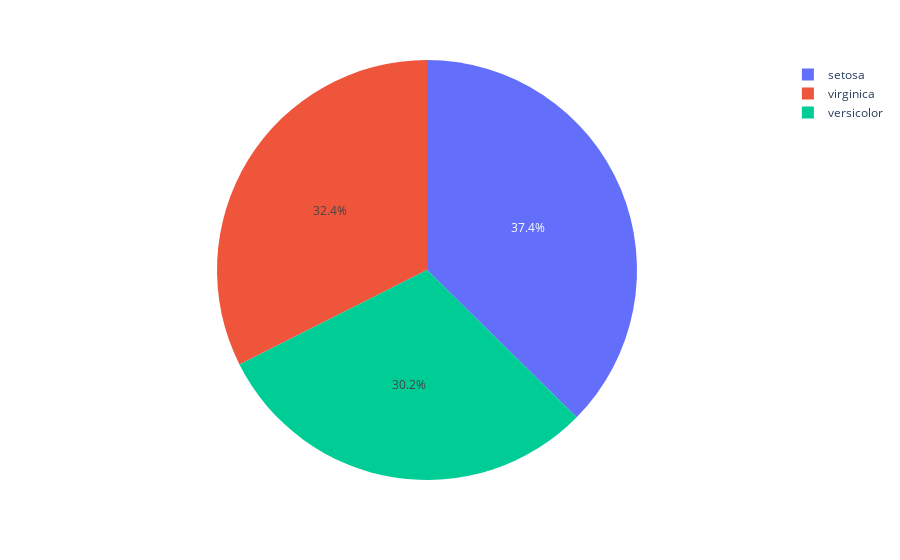

The code cell stored with this chart in its notebook:
### Code cell
# 7 pei chart:

fig7 = px.pie(df,values='sepal_width',names='species')
fig7.show()

### Figure 1 — Plotly figure (JSON) as saved in the notebook; plotly's stock layout.template omitted (floating-point values rounded to 4 significant figures; data arrays with more than 128 entries replaced by an {"elided": "..."} marker saying what was removed)
{"data": [{"domain": {"x": [0, 1], "y": [0, 1]}, "hovertemplate": "species=%{label}<br>sepal_width=%{value}<extra></extra>", "labels": {"elided": "150 str values"}, "legendgroup": "", "name": "", "showlegend": true, "type": "pie", "values": {"elided": "150 float values"}}], "layout": {"legend": {"tracegroupgap": 0}, "margin": {"t": 60}}}
